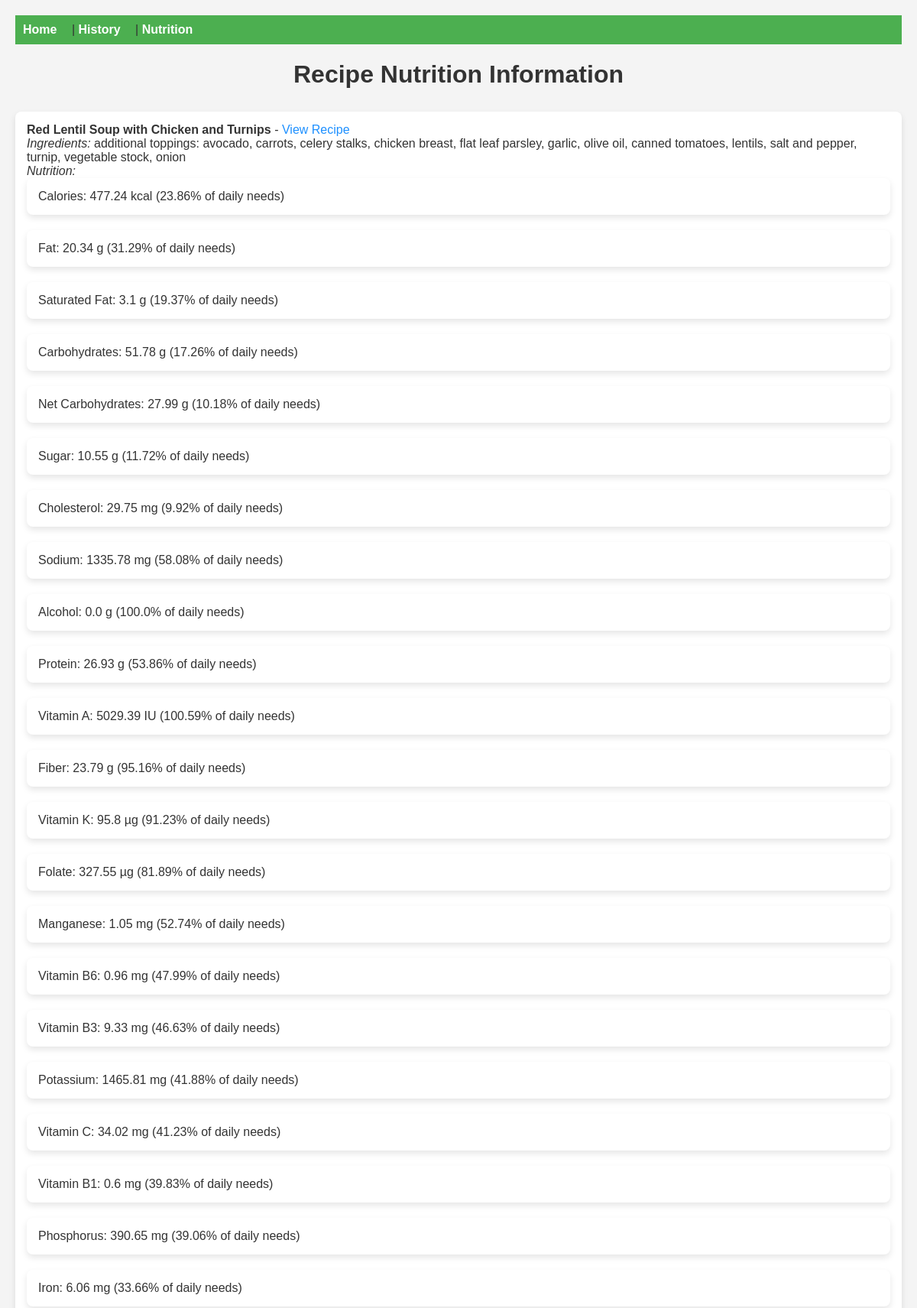
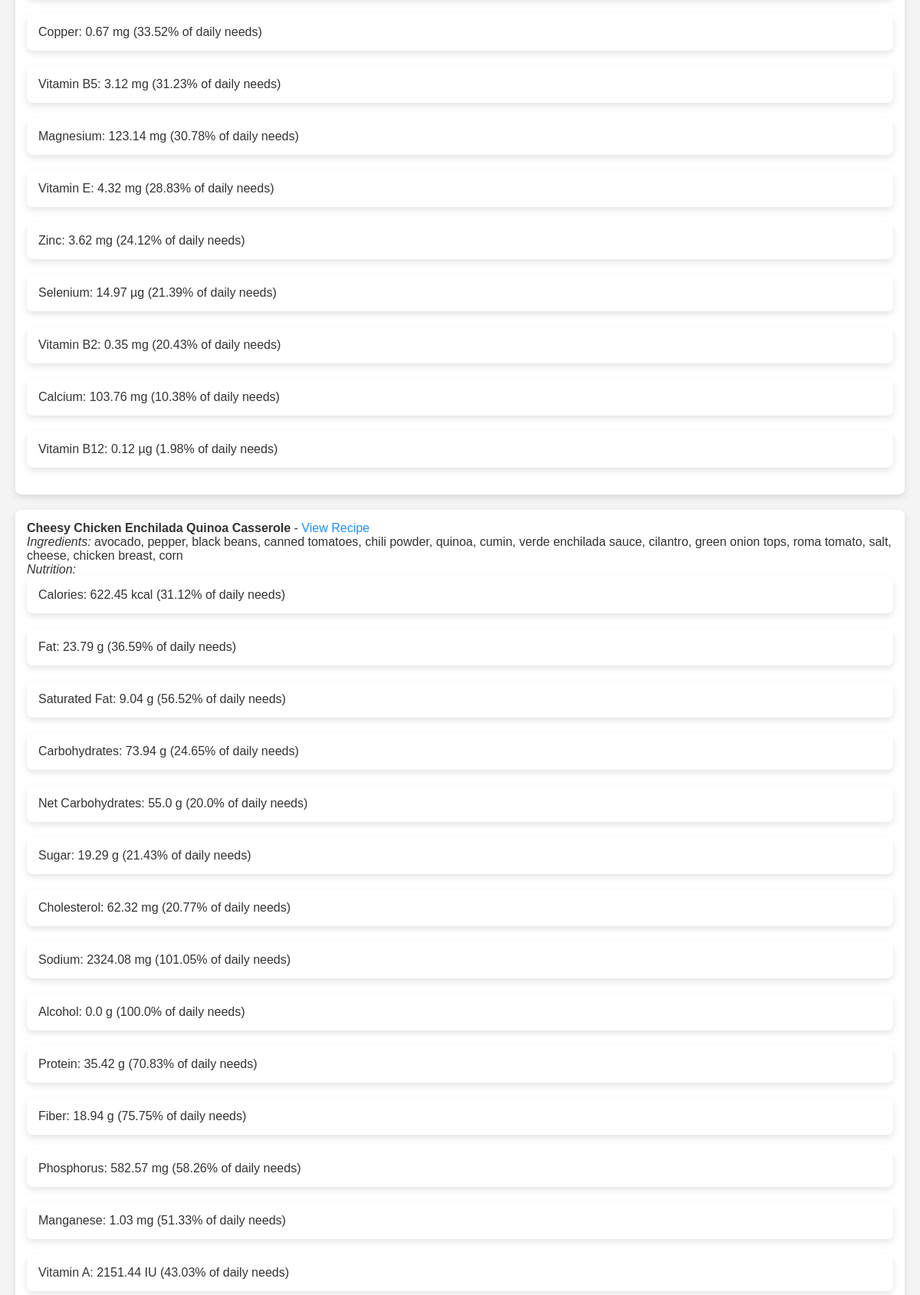
/nutrition (upper part), run on the app's committed database (2 pictures, top to bottom).
### tables this page shows
CREATE TABLE recipes (
            id INTEGER PRIMARY KEY AUTOINCREMENT,
            title TEXT NOT NULL,
            url TEXT NOT NULL
        , nutrition_info TEXT);

### app.py (the view)
@app.route('/nutrition')
def nutrition():
    recipes = db.get_recipes_with_nutrition()
    return render_template('nutrition.html', recipes=recipes)

### db.py (called while the page is built)
def get_recipes_with_nutrition():
    conn = sqlite3.connect('recipes.db')
    c = conn.cursor()
    c.execute('''
        SELECT recipes.title, recipes.url, recipes.nutrition_info, GROUP_CONCAT(DISTINCT ingredients.name)
        FROM recipes
        JOIN recipe_ingredients ON recipes.id = recipe_ingredients.recipe_id
        JOIN ingredients ON recipe_ingredients.ingredient_id = ingredients.id
        GROUP BY recipes.id
    ''')
    recipes = []
    for row in c.fetchall():
        title = row[0]
        url = row[1]
        nutrition_info = json.loads(row[2]) if row[2] else []
        ingredient_names = row[3].split(',')
        recipes.append({
            'title': title,
            'url': url,
            'ingredients': ingredient_names,
            'nutrition': nutrition_info
        })
    conn.close()
    return recipes

### templates/nutrition.html (shortened to what this page needs)
<!DOCTYPE html>
<html lang="en">
<head>
</head>
<body>
    <nav>
        <a href="/">Home</a> |
        <a href="/history">History</a> |
        <a href="/nutrition">Nutrition</a>
    </nav>
    <h1>Recipe Nutrition Information</h1>
    <ul>
        {% for recipe in recipes %}
            <li>
                <strong>{{ recipe.title }}</strong> -
                <a href="{{ recipe.url }}" target="_blank">View Recipe</a>
                <br>
                <em>Ingredients:</em> {{ recipe.ingredients | join(', ') }}
                <br>
                <em>Nutrition:</em>
                <ul>
                    {% for nutrient in recipe.nutrition.nutrients %}
                        <li>{{ nutrient.name }}: {{ nutrient.amount }} {{ nutrient.unit }} ({{ nutrient.percentOfDailyNeeds }}% of daily needs)</li>
                    {% endfor %}
                </ul>
            </li>
        {% endfor %}
    </ul>
</body>
</html>

### templates/nutrition.html (style rules this page uses)
body { font-family: Arial, sans-serif; margin: 0; padding: 20px; background-color: #f4f4f4; color: #333; }
nav { background-color: #4CAF50; padding: 10px; margin-bottom: 20px; }
nav a { color: white; margin-right: 15px; text-decoration: none; font-weight: bold; }
h1 { color: #333; text-align: center; margin-bottom: 30px; }
ul { list-style-type: none; padding: 0; }
li { margin-bottom: 20px; padding: 15px; background-color: white; border-radius: 8px; box-shadow: 0 4px 8px rgba(0, 0, 0, 0.1); }
a { color: #1e90ff; text-decoration: none; }

### data on the page
recipes: title "Red Lentil Soup with Chicken and Turnips", ingredients "additional toppings: avocado, carrots, celery stalks, chicken breast, flat leaf parsley, garlic, olive oil, canned tomatoes, lentils, salt and pepper, turnip, vegetable stock, onion", name "Calories" "Fat" "Saturated Fat" "Carbohydrates" "Net Carbohydrates" "Sugar" "Cholesterol" "Sodium" "Alcohol" "Protein" "Vitamin A" "Fiber" "Vitamin K" "Folate" "Manganese" "Vitamin B6" "Vitamin B3" "Potassium" "Vitamin C" "Vitamin B1" "Phosphorus" "Iron" "Copper" "Vitamin B5" "Magnesium" "Vitamin E" "Zinc" "Selenium" "Vitamin B2" "Calcium" "Vitamin B12", amount "477.24" "20.34" "3.1" "51.78" "27.99" "10.55" "29.75" "1335.78" "0.0" "26.93" "5029.39" "23.79" "95.8" "327.55" "1.05" "0.96" "9.33" "1465.81" "34.02" "0.6" "390.65" "6.06" "0.67" "3.12" "123.14" "4.32" "3.62" "14.97" "0.35" "103.76" "0.12", unit "kcal" "g" "g" "g" "g" "g" "mg" "mg" "g" "g" "IU" "g" "µg" "µg" "mg" "mg" "mg" "mg" "mg" "mg" "mg" "mg" "mg" "mg" "mg" "mg" "mg" "µg" "mg" "mg" "µg", percentOfDailyNeeds "23.86" "31.29" "19.37" "17.26" "10.18" "11.72" "9.92" "58.08" "100.0" "53.86" "100.59" "95.16" "91.23" "81.89" "52.74" "47.99" "46.63" "41.88" "41.23" "39.83" "39.06" "33.66" "33.52" "31.23" "30.78" "28.83" "24.12" "21.39" "20.43" "10.38" "1.98"
recipes: title "Cheesy Chicken Enchilada Quinoa Casserole", ingredients "avocado, pepper, black beans, canned tomatoes, chili powder, quinoa, cumin, verde enchilada sauce, cilantro, green onion tops, roma tomato, salt, cheese, chicken breast, corn", name "Calories" "Fat" "Saturated Fat" "Carbohydrates" "Net Carbohydrates" "Sugar" "Cholesterol" "Sodium" "Alcohol" "Protein" "Fiber" "Phosphorus" "Manganese" "Vitamin A", amount "622.45" "23.79" "9.04" "73.94" "55.0" "19.29" "62.32" "2324.08" "0.0" "35.42" "18.94" "582.57" "1.03" "2151.44", unit "kcal" "g" "g" "g" "g" "g" "mg" "mg" "g" "g" "g" "mg" "mg" "IU", percentOfDailyNeeds "31.12" "36.59" "56.52" "24.65" "20.0" "21.43" "20.77" "101.05" "100.0" "70.83" "75.75" "58.26" "51.33" "43.03"
